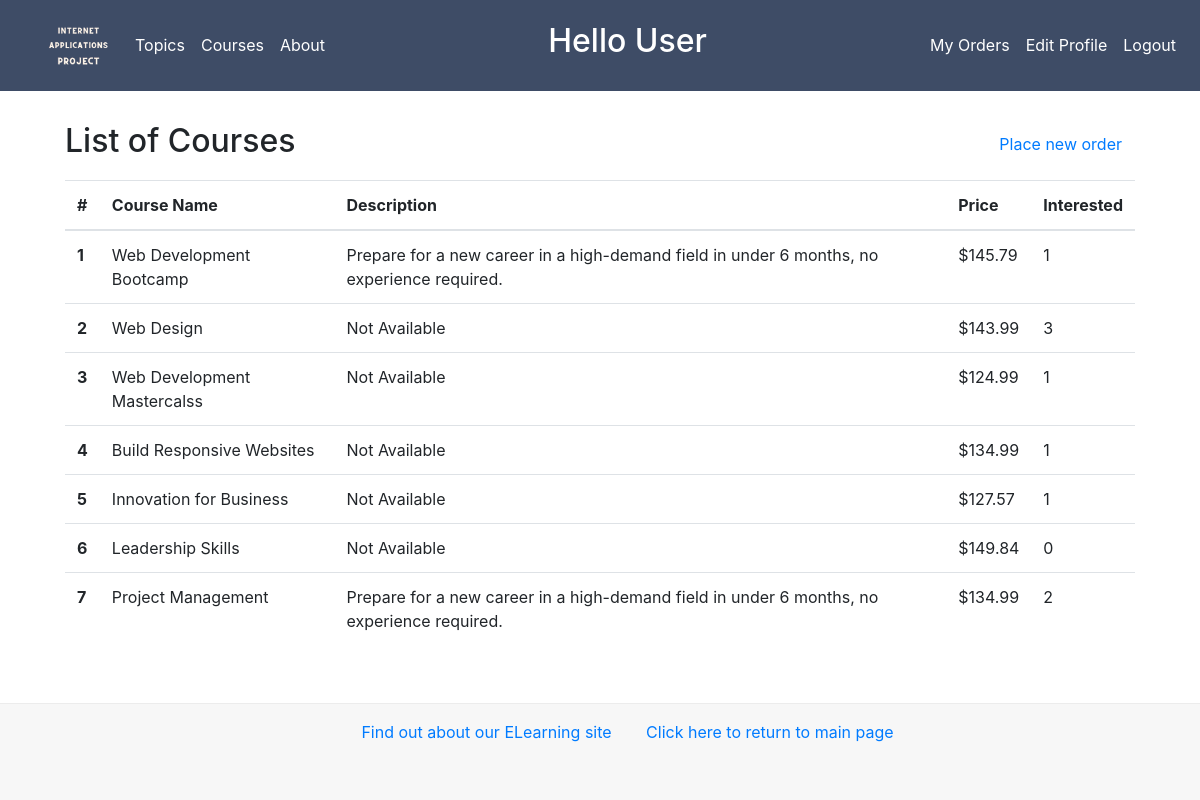
Page /myapp/courses/ (signed in) on the committed database.
### newdjangoProject/models.py (models this page shows, shortened)
class Course(models.Model):
    topic = models.ForeignKey(
        Topic, related_name='courses', on_delete=models.CASCADE)
    name = models.CharField(max_length=200)
    price = models.DecimalField(
        max_digits=10, decimal_places=2, validators=[validate_price])
    for_everyone = models.BooleanField(default=True)
    description = models.TextField(max_length=300, null=True, blank=True)
    interested = models.PositiveIntegerField(default=0)
    stages = models.PositiveIntegerField(default=3)

### newdjangoProject/views.py (the view)
# urls.py: path(r'courses/', views.courses, name='courses'),
def courses(request):
    course_list = Course.objects.all().order_by('id')
    return render(request, 'newdjangoProject/courses.html', {'course_list': course_list})

### newdjangoProject/templates/newdjangoProject/courses.html (shortened to what this page needs)
{% extends 'newdjangoProject/base.html' %} {% block body_block %}
<h2 class="header">
  List of Courses
  <button type="button" class="btn btn-link">
    <a href="{% url 'placeorder' %}">Place new order</a>
  </button>
</h2>
{% include 'newdjangoProject/course-list.html' %}  {%endblock %}

### newdjangoProject/templates/newdjangoProject/course-list.html
{% block course-list %}
<table class="table">
  <thead>
    <tr>
      <th scope="col">#</th>
      <th scope="col">Course Name</th>
      <th scope="col">Description</th>
      <th scope="col">Price</th>
      <th scope="col">Interested</th>
    </tr>
  </thead>
  <tbody>
    {% if course_list %} {% for course in course_list %}
    <tr>
      <th scope="row">{{ forloop.counter }}</th>
      <td>{{course.name}}</td>
      <td>
        {% if course.description %} {{course.description}} {% else %} Not
        Available {% endif %}
      </td>
      <td>${{course.price}}</td>
      <td>{{course.interested}}</td>
    </tr>
    {% endfor %} {% else %}
    <td colspan="4">There are no available courses!</td>
    {% endif %}
  </tbody>
</table>
{% endblock %}

### newdjangoProject/static/newdjangoProject/style.css (style rules this page uses)
.btn { margin-top: 20px; }
.header { margin: 20px 0; position: relative; }
.header .btn { position: absolute; right: 0; top: -17px; }

### rows in the picture
Course: name "Web Development Bootcamp", description "Prepare for a new career in a high-demand field in under 6 months, no experience required.", price "145.79", interested "1"
Course: name "Web Design", description "Not Available", price "143.99", interested "3"
Course: name "Web Development Mastercalss", description "Not Available", price "124.99", interested "1"
Course: name "Build Responsive Websites", description "Not Available", price "134.99", interested "1"
Course: name "Innovation for Business", description "Not Available", price "127.57", interested "1"
Course: name "Leadership Skills", description "Not Available", price "149.84", interested "0"
Course: name "Project Management", description "Prepare for a new career in a high-demand field in under 6 months, no experience required.", price "134.99", interested "2"
